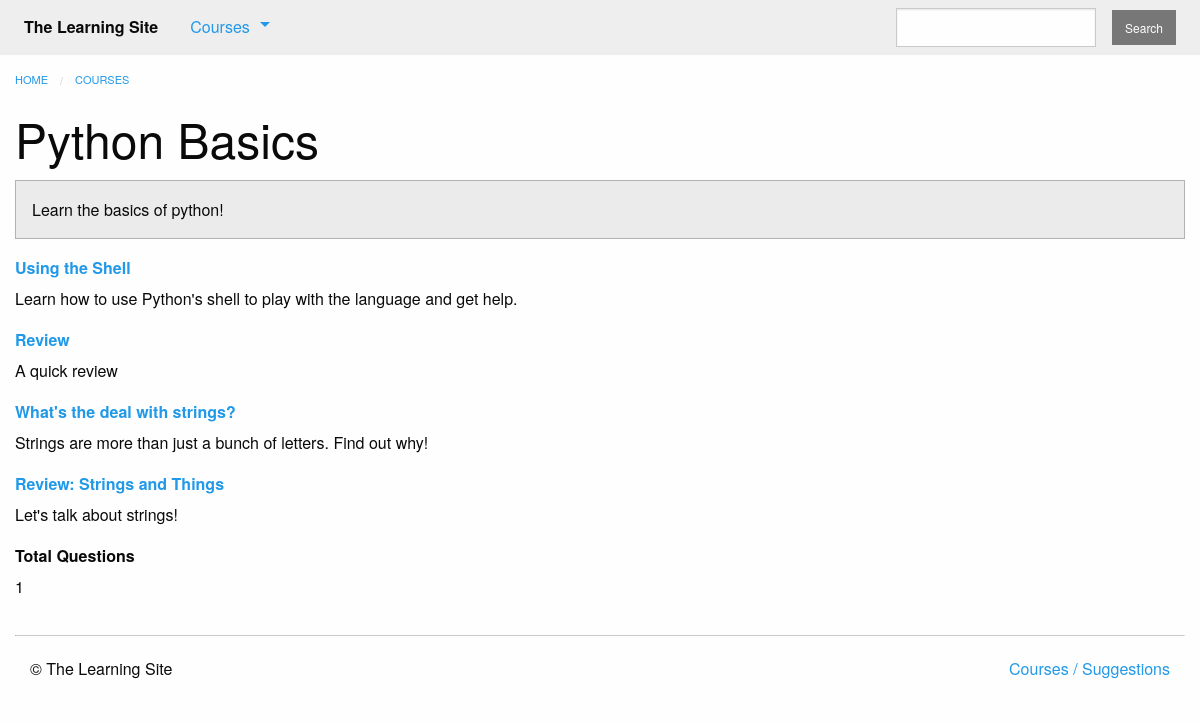
Before: /courses/1/ with the older database file.
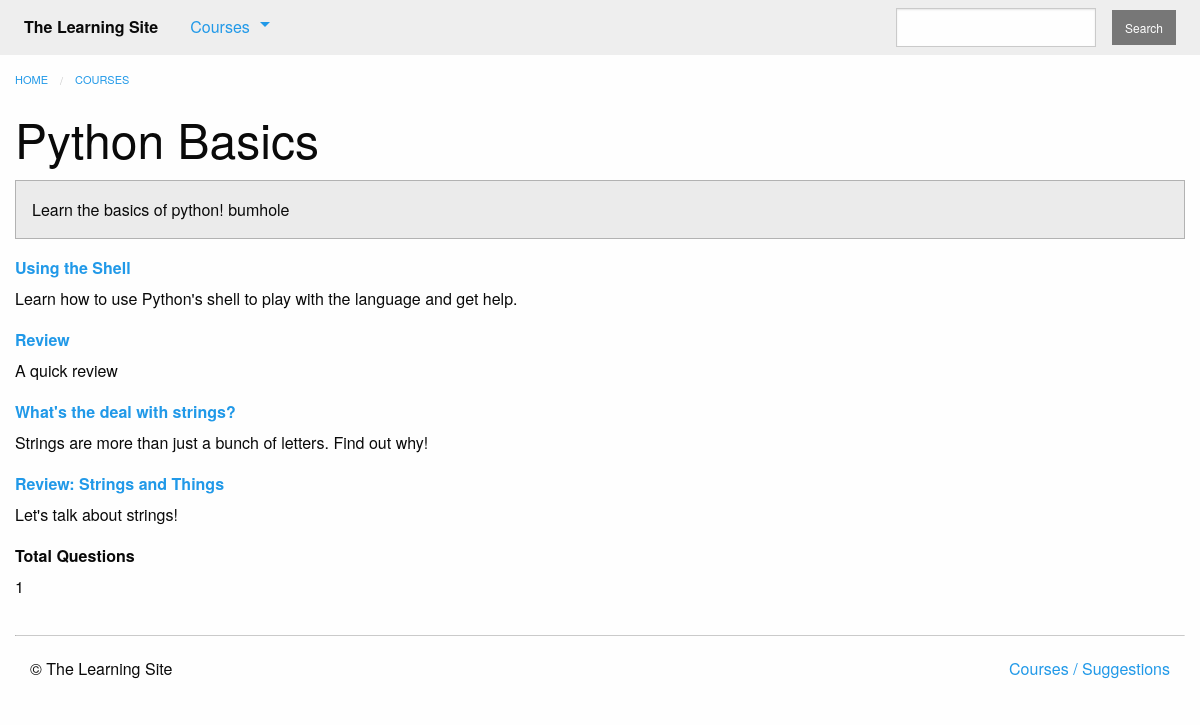
After: the same page with the newer database file.
### courses/models.py (models this page shows, shortened)
class Course(models.Model):
    created_at = models.DateTimeField(auto_now_add=True)
    title = models.CharField(max_length=255)
    description = models.TextField()
    teacher = models.ForeignKey(User, on_delete=models.CASCADE)
    subject = models.CharField(default='', max_length=100)
    published = models.BooleanField(default=False)

### courses/views.py (the view)
# urls.py: path('<int:pk>/', views.course_detail, name='detail'),
def course_detail(request, pk):
    try:
        course = models.Course.objects.prefetch_related(
            'quiz_set', 'text_set', 'quiz_set__question_set'
        ).get(pk=pk, published=True)
    except models.Course.DoesNotExist:
        raise Http404
    else:
        steps = sorted(chain(course.text_set.all(),
                             course.quiz_set.all()
                             ), key=lambda step: step.order)
    return render(request, 'courses/course_detail.html',
                  {'course': course,
                   'steps': steps})

### courses/models.py (called while the page is built)
    def get_absolute_url(self):
        return reverse('courses:text', kwargs={
            'course_pk': self.course_id,
            'step_pk': self.id
        })

    def get_absolute_url(self):
        return reverse('courses:quiz', kwargs={
            'course_pk': self.course_id,
            'step_pk': self.id
        })

### courses/templatetags/course_extras.py (called while the page is built)
@register.inclusion_tag('courses/course_nav.html')
def nav_courses_list():
    courses = Course.objects.filter(published=True).order_by('-created_at').values('id', 'title')[:5]
    return {'courses': courses}

@register.filter('markdown_to_html')
def markdown_to_html(markdown_text):
    html_body = markdown2.markdown(markdown_text)
    return mark_safe(html_body)

### courses/templates/courses/course_detail.html (shortened to what this page needs)
{% extends "courses/layout.html" %}
{% load course_extras %}
{% block content %}
    <div class="row columns">
        {{ block.super }}
        <article>
            <h1 class="">{{ course.title }}</h1>
            <div class="callout secondary">
                {{ course.description|markdown_to_html }}
            </div>
            <dl>
                {% for step in steps %}
                    <dt>
                        <a href="{{ step.get_absolute_url }}">{{ step.title }}</a>
                    </dt>
                    <dd>{{ step.description|markdown_to_html }}</dd>
                {% if step.question_set.all %}
                    <dt>Total Questions</dt>
                    <dd>{{ step.question_set.count}}</dd>
                {% endif %}
                {% endfor %}
            </dl>
        </article>
    </div>
{% endblock %}

Changed rows visible on the page:
changed Course "Python Basics": description "Learn the basics of python!" → "Learn the basics of python! bumhole"
